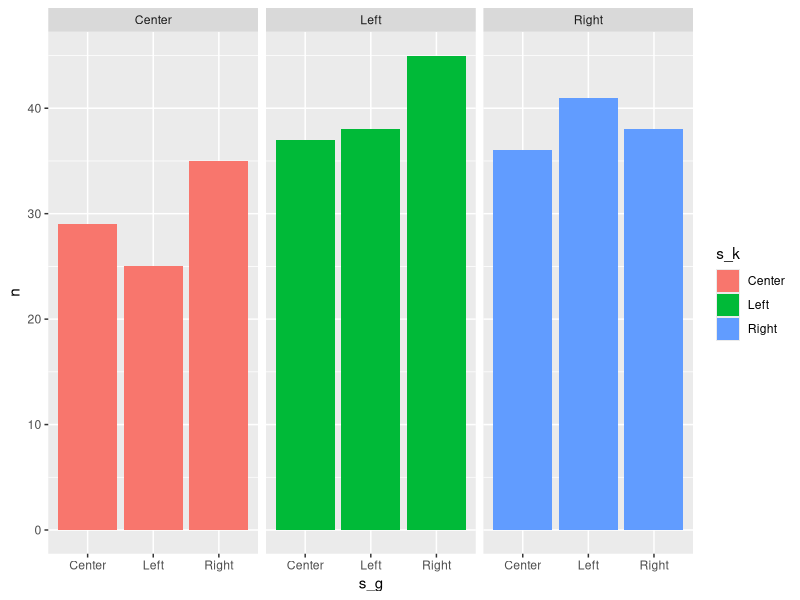

The R script that drew this image:
## ---- chunk 1
# comments look like this
print("This is R code")
## ---- chunk 2
#| code-fold: false
#| message: false
#| warning: false
# load tidyverse packages
library(tidyverse)

# setwd("activities/06PenaltyKicks")

# read in the class results from csv file
data <- read_csv("EC327F24-activity6_results.csv") %>%
  filter(!is.na(s_k), !is.na(s_g)) # filter out missing data

# print the first 10 observations
head(data, n = 10)
## ---- chunk 3
#| code-fold: false
N <- nrow(data)
## ---- chunk 4
#| message: false
# summarize by type of strategy profile
profiles_tbl <- data %>%
  group_by(s_k, s_g) %>% # group by each strategy combo to summarise each group
  summarise(
    n = n(), # get counts of each profile
    p = n / N, # calculate proportions of total observations
    num_goals = sum(goal), # count numbers of goals scored
    prob_goal = num_goals / N # probability of goal scored
  ) %>%
  ungroup() # get rid of groups structure to make later manipulations easier
# print the profiles table
profiles_tbl
## ---- chunk 5
ggplot(profiles_tbl, aes(x = s_g, y = n, fill = s_k)) +
  geom_bar(stat = "identity") +
  facet_wrap(vars(s_k))
## ---- chunk 6
# use observed num of each choice combo from profiles table
n_observed <- profiles_tbl %>% select(n)
# theoretical predictions of each profile being observed
# make sure they're in the same order as in the profiles table
p_predicted <- c(1/9, 1/9, 1/9, 1/9, 1/9, 1/9, 1/9, 1/9, 1/9)
# test whether n is drawn from p_predicted distribution
chisq.test(
  x = n_observed,
  p = p_predicted
)
## ---- chunk 7
# summarise win probabiltiy by kicker's strategy
kicker_strats <- data %>%
  group_by(s_k) %>% # group all kickers strategies together
  summarise(
    num_goals = sum(goal), # count how many times kicker scored
    prob_goal = sum(goal) / N # calculate success rate
  )
# print kicker strategies table
kicker_strats
## ---- chunk 8
# use observed num of each choice combo from kicker strategies table
n_observed <- kicker_strats %>% select(num_goals)
# equal probobility of success for each strategy
p_predicted <- c(1/3, 1/3, 1/3)
# test whether num_goals are equal across strategy choice
chisq.test(
  x = n_observed,
  p = p_predicted
)
## ---- chunk 9
# chi-square critical value with 2 degrees of freedom
chisq.crit <- qchisq(p = 0.95, df = 2)
## ---- chunk 10
data %>%
  mutate(
    s_k = case_when(
      s_k %in% c("Right", "Left") ~ "Side",
      s_k == "Center" ~ "Center"
    ),
    s_g = case_when(
      s_g %in% c("Right", "Left") ~ "Side",
      s_g == "Center" ~ "Center"
    )
  ) %>%
  group_by(s_k, s_g) %>%
  summarise(
    n_obs = n(),
    num_goals = sum(goal==TRUE),
    prob_goal = sum(goal) / n()
  )
